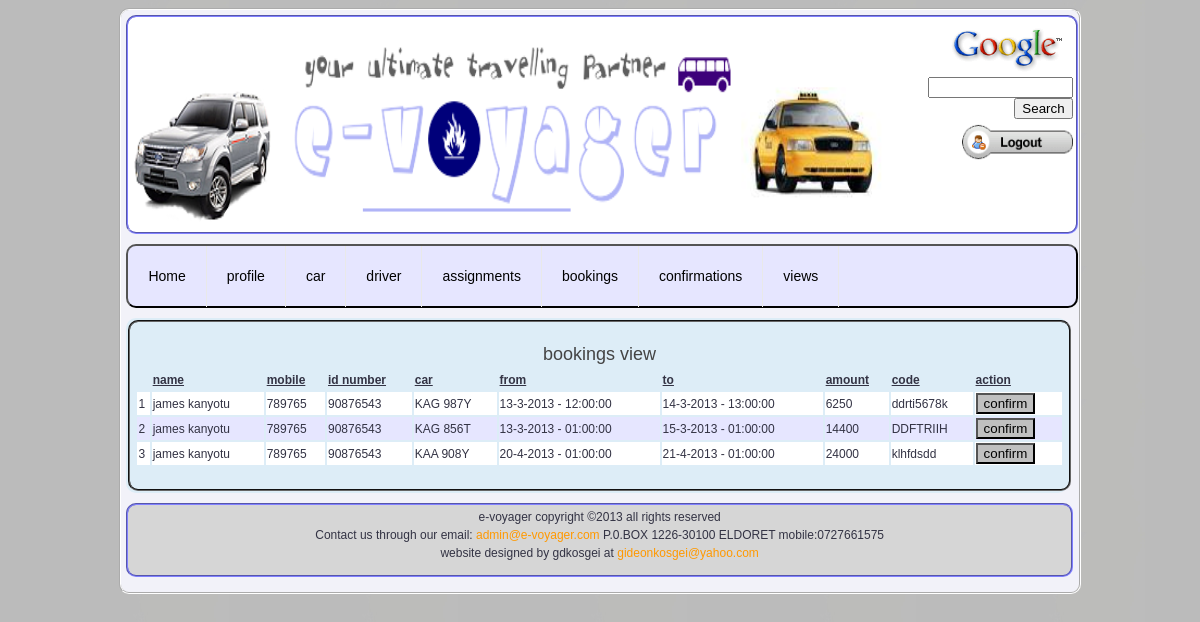
/view_bookings_comp.php (signed in), run on the app's committed database.
### tables this page shows
CREATE TABLE IF NOT EXISTS `reservations` (
  `resv_id` smallint(6) NOT NULL AUTO_INCREMENT,
  `date_from` varchar(30) NOT NULL,
  `date_to` varchar(30) NOT NULL,
  `time_from` varchar(30) NOT NULL,
  `time_to` varchar(30) NOT NULL,
  `pick_up` varchar(50) NOT NULL,
  `destination` varchar(50) NOT NULL,
  `car_id` smallint(6) NOT NULL,
  `customer_id` smallint(6) NOT NULL,
  `owner_id` smallint(6) NOT NULL,
  PRIMARY KEY (`resv_id`),
  KEY `car` (`car_id`),
  KEY `customer_id` (`customer_id`),
  KEY `owner_id` (`owner_id`)
);

CREATE TABLE IF NOT EXISTS `customer_register` (
  `first_name` varchar(30) NOT NULL,
  `last_name` varchar(30) NOT NULL,
  `id_number` bigint(20) NOT NULL,
  `gender` tinytext NOT NULL,
  `DOB` varchar(20) NOT NULL,
  `mobile` int(11) NOT NULL,
  `address` int(11) NOT NULL,
  `code` mediumint(9) NOT NULL,
  `city` varchar(50) NOT NULL,
  `residence` varchar(50) NOT NULL,
  `user_id` smallint(6) NOT NULL,
  `photos` varchar(50) NOT NULL,
  UNIQUE KEY `user_id` (`user_id`)
);

CREATE TABLE IF NOT EXISTS `car_registration` (
  `car_id` smallint(6) NOT NULL AUTO_INCREMENT,
  `plate_number` varchar(30) NOT NULL,
  `car_model` varchar(50) NOT NULL,
  `capacity` varchar(30) NOT NULL,
  `car_condition` varchar(30) NOT NULL,
  `area` varchar(50) NOT NULL,
  `service` varchar(30) NOT NULL,
  `hour_price` int(11) NOT NULL,
  `day_price` int(11) NOT NULL,
  `car_user_id` smallint(6) NOT NULL,
  PRIMARY KEY (`car_id`),
  UNIQUE KEY `plate_number` (`plate_number`),
  KEY `car_user_id` (`car_user_id`)
);

CREATE TABLE IF NOT EXISTS `bookings` (
  `rev_id` smallint(6) NOT NULL AUTO_INCREMENT,
  `options` varchar(20) NOT NULL,
  `amount` int(11) NOT NULL,
  `mpesa_id` varchar(30) NOT NULL,
  PRIMARY KEY (`rev_id`)
);

### includes/view_bookings_comp.php (called while the page is built, shortened)
<?php
$session=$_SESSION["session_email"];
$id=mysql_query("SELECT user_id FROM registration WHERE email='$session'");
$ids=mysql_result($id,0);
$sql=mysql_query("SELECT resv_id,plate_number,date_from,date_to,time_from,time_to,amount,mpesa_id,id_number,mobile,first_name,last_name FROM reservations,bookings,car_registration,customer_register WHERE bookings.rev_id=reservations.resv_id AND car_registration.car_id=reservations.car_id AND customer_register.user_id=reservations.customer_id AND car_registration.car_user_id=$ids");
?>

### view_bookings_comp.php (the view, shortened to what this page needs)
<!DOCTYPE html PUBLIC "-//W3C//DTD XHTML 1.0 Transitional//EN" "http://www.w3.org/TR/xhtml1/DTD/xhtml1-transitional.dtd">
<html xmlns="http://www.w3.org/1999/xhtml" dir="ltr">
<head>
	<link rel="stylesheet" type="text/css" href="style2.css" media="screen" />
	<link rel="stylesheet" type="text/css" href="css/sliderman.css" />
</head>
<body>
    <div id="container">
		<div id="header">
		<?php include("includes/header.php");?>
            </div>
		<div id="menu">
		<?php include("includes/navigation.php");?>
		</div>
       <?php include("includes/view_bookings_comp.php");?>
        <div class="main_content2">
        <div class="details">
		<h3>bookings view</h3>
		<table>
		<tr align='left'><th>&nbsp;</th><th><u>name<u></th><th><u>mobile<u></th><th><u>id number<u></th><th><u>car<u></th><th><u>from<u></th><th><u>to<u></th><th><u>amount<u></th><th><u>code<u></th><th><u>action<u></th></tr>
		<?php
		$no=1;
		while($row2=mysql_fetch_array($sql)){
		if($no%2==0){
		$color="#E6E6FF";}
		else{
		$color="white";}
		echo"<form method='POST' action='includes/confirm.php'><tr bgcolor=$color><td>".$no++."</td><td>".$row2['first_name']."  ".$row2['last_name']."</td><td>".$row2['mobile']."</td><td>".$row2['id_number']."</td><td>".$row2['plate_number']."</td><td>".$row2['date_from']." - ".$row2['time_from']."</td><td>".$row2['date_to']." - ".$row2['time_to']."</td><td>".$row2['amount']."</td><td>".$row2['mpesa_id']."</td><td><input type='hidden' name='customer' value=''/><input type='hidden' name='rev' value='$row2[resv_id]'/><input type='hidden' name='car' value=''/><input type='submit' class='btn' value='confirm'/></td></tr></form>";
		}
	?>
		</table>
</div>
               </div>
               <div id="foot_notes"><?php include("includes/footer.php");?></div>
</div>

### style2.css (style rules this page uses)
html { height: 100%; padding-bottom: 1px; }
body { background:transparent url(img1/Ultimate.jpg); color: #334; font: normal 75% sans-serif; line-height: 1.5; }
h1,h2,h3,h4,h5,h6 { color: #444; font-weight: normal; line-height: 1; margin-bottom: 0.3em; }
h3 { font-size: 1.5em; }
table { margin-bottom: 1.4em; width: 100%; }
th { font-weight: bold; }
.main_content2 { background-color:#DDEDF7; float:left; width:99%; height:auto; -moz-border-radius:10px; border-radius:10px; padding:2px 2px 2px 2px; }
#header { float:left; width:100%; height:auto; border:#8080FF groove 2px; -moz-border-radius:10px; border-radius:10px; background-color:white; margin-bottom:10px; }
#container { width:80%; height:auto; margin:auto; background-color:#F2F2F9; border:#FFFFFF groove 2px; -moz-border-radius:10px; border-radius:10px; padding:5px 5px 5px 5px; }
.details { width:99%; height:auto; margin:auto; border: #666666 groove 2px; padding:5px; -moz-border-radius:10px; border-radius:10px; background-color:#DDEDF7; }
.details2,.details h3 { text-align:center; }
#foot_notes { width:99.5%; height:60px; border:#000000 1px solid; margin-top:10px; float:left; -moz-border-radius:10px; border-radius:10px; border:#8080FF groove 2px; margin-bottom:10px; padding-bottom:10px; background-color:#D6D6D6; }
#menu { height:60px; width:100%; background-color:#E6E6FF; border:outset 2px #000000; float:left; margin-bottom: 10px; -moz-border-radius:10px; border-radius:10px; }
.btn { background-color:silver; }

### data on the page
reservations: customer.first_name "james", customer.last_name "kanyotu", customer.mobile "789765", customer.id_number "90876543", car.plate_number "KAG 987Y", date_from "13-3-2013", time_from "12:00:00", date_to "14-3-2013", time_to "13:00:00", bookings.amount "6250", bookings.mpesa_id "ddrti5678k"
reservations: customer.first_name "james", customer.last_name "kanyotu", customer.mobile "789765", customer.id_number "90876543", car.plate_number "KAG 856T", date_from "13-3-2013", time_from "01:00:00", date_to "15-3-2013", time_to "01:00:00", bookings.amount "14400", bookings.mpesa_id "DDFTRIIH"
reservations: customer.first_name "james", customer.last_name "kanyotu", customer.mobile "789765", customer.id_number "90876543", car.plate_number "KAA 908Y", date_from "20-4-2013", time_from "01:00:00", date_to "21-4-2013", time_to "01:00:00", bookings.amount "24000", bookings.mpesa_id "klhfdsdd"
